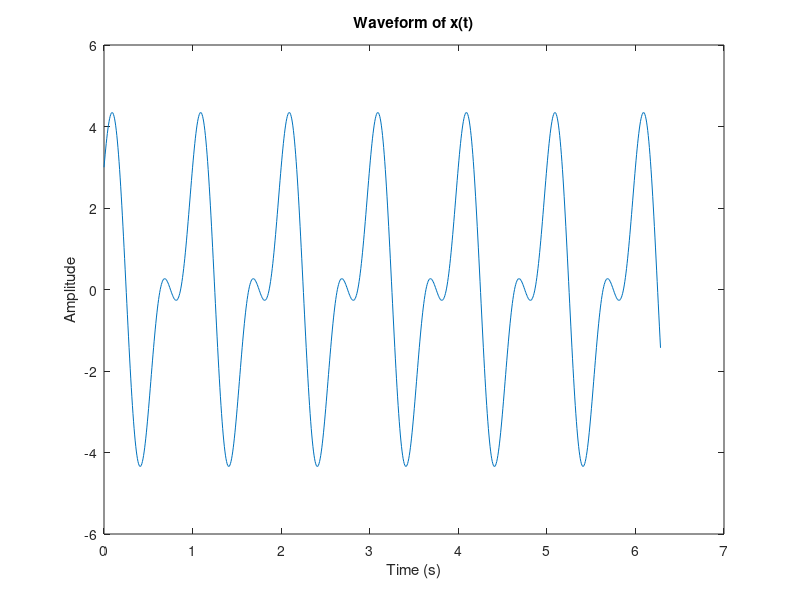

Write MATLAB code to recreate this figure. (Note: this script raises an error after producing the figure.)
% Continuous-Time Signals and Systems 
% Signal x(t) = 3*cos(2*pi*t) + 2*sin(4*pi*t)
%First Question First Step

t= linspace(0,2*pi,1000);
x= 3*cos(2*pi*t) + 2*sin(4*pi*t);
%1-a)Sketch the waveform of x(t) over one period.
figure;
plot(t,x);
xlabel('Time (s)');
ylabel('Amplitude');
title('Waveform of x(t)');
grind on;

%1-b)Determine the frequency components present in x(t).
fprintf('2-) Formula, Xcos (2pi a t) + Y sin (2pi b t).\n'); %Formula of frequency components according to Fourier transform
fprintf('The frequency components present in x(t) are:\n');
fprintf('1. cos freq = 1*pi\n');
fprintf('2. sin freq = 2*pi\n');



%1-c)Compute the average power of 2 (t) over one period.
average_power = (1/2*pi) * trapz(t, abs(x).^2); %Power Formula (1/T) * integral(t, abs(x).^2)
disp('3-)  Average power of x(t) over one period:');
disp(average_power);
fprintf('\n -------------------------------\n');


%Discrete-Time Signals and Systems
% Given discrete-time signal x[n] = {1,-2,3,-4,5}:
d = [1, -2, 3, -4, 5];
%2-a)Determine the length of the signal.
%The number of units gives the length of discrete time
length_signal = length(d);
fprintf('1-)Length of the signal: %d\n', length_signal);


%2-b)Find the value of x[3]. It works like an array
d_3 = d(4); 
fprintf('2-)Value of d[3]: %d\n', d_3);


%2-c)Compute the sum of all elements in the signal.
sum_signal = sum(d);
fprintf('3-)Sum of all elements in the signal: %d\n', sum_signal);


%2-d)Calculate the energy of the signal. 
%The sum of the squares of the numbers gives the energy
energy_signal = sum(d.^2);
fprintf('4-)Energy of the signal: %d\n', energy_signal);